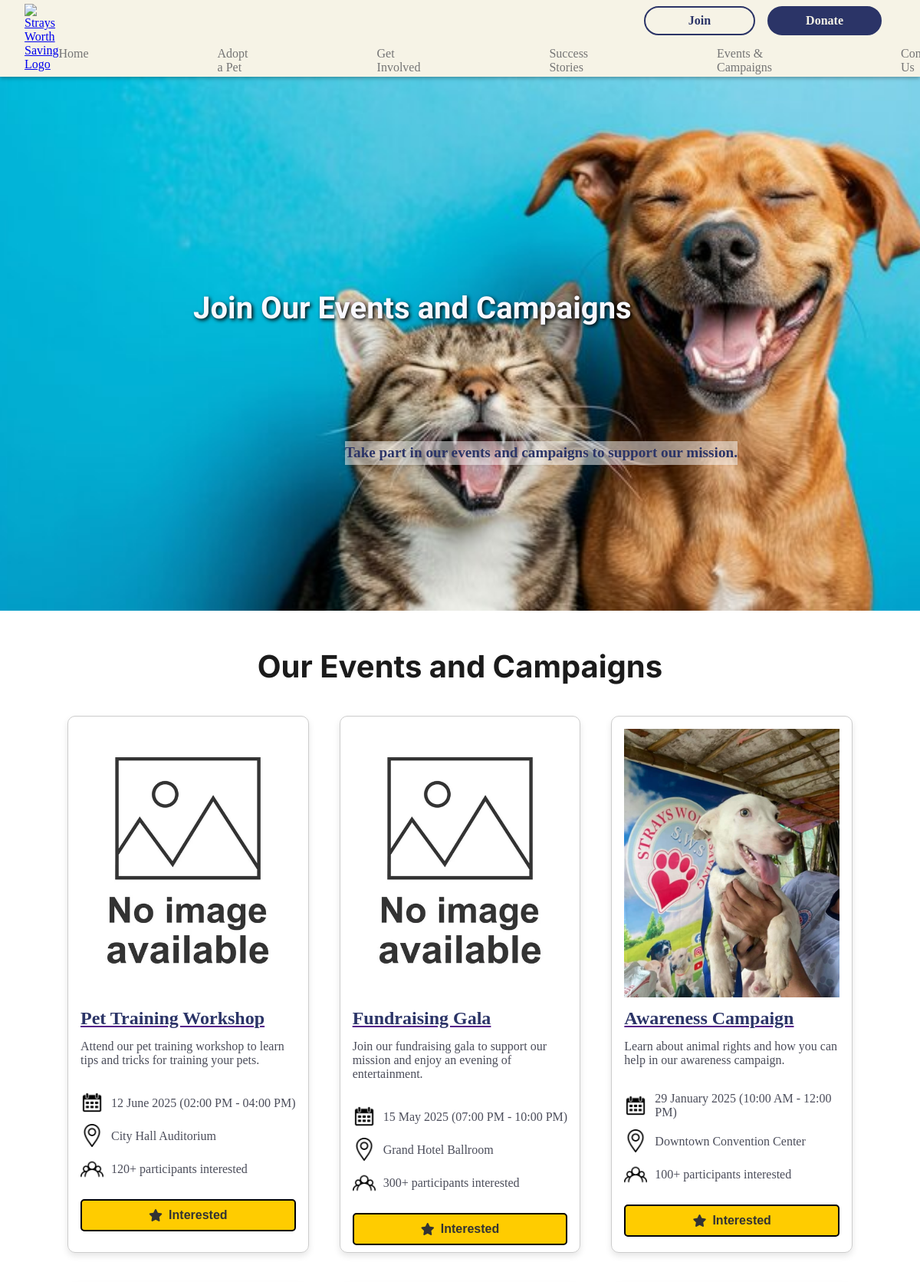
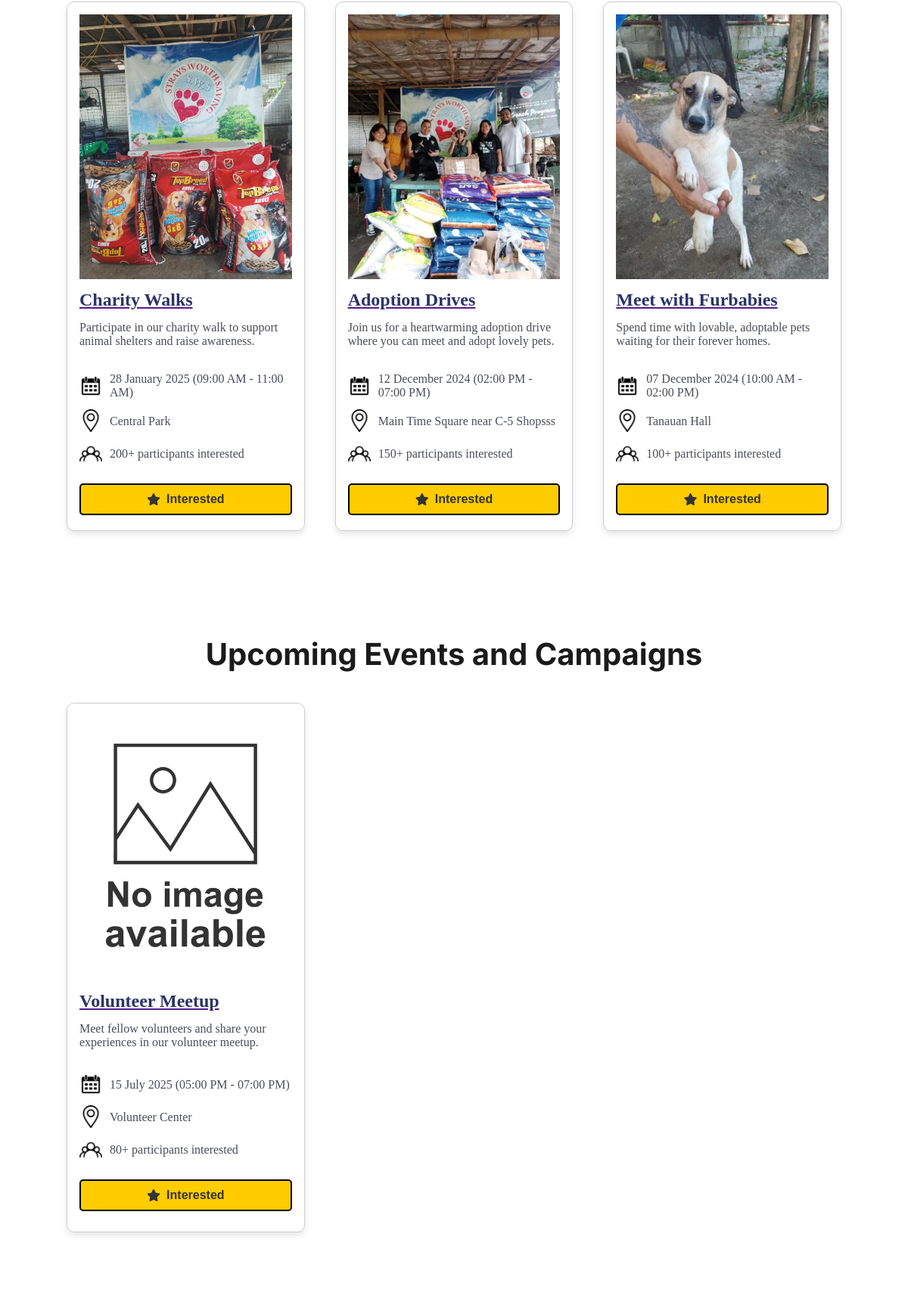
/events-campaign.php (upper part), run on the app's committed database (2 pictures, top to bottom).
### tables this page shows
CREATE TABLE `content_management` (
  `id` int(11) NOT NULL,
  `page` varchar(255) NOT NULL,
  `section` varchar(255) NOT NULL,
  `title` varchar(255) DEFAULT NULL,
  `content` text DEFAULT NULL,
  `image_path` varchar(255) DEFAULT NULL,
  `url` varchar(255) DEFAULT NULL
);

CREATE TABLE `events` (
  `id` int(11) NOT NULL,
  `title` varchar(255) NOT NULL,
  `description` text NOT NULL,
  `date` date NOT NULL,
  `start_time` time NOT NULL,
  `end_time` time NOT NULL,
  `location` varchar(255) NOT NULL,
  `participants` int(11) NOT NULL,
  `image_path` varchar(255) NOT NULL,
  `archived` tinyint(1) DEFAULT 0
);

### events-campaign.php (the view, shortened to what this page needs)
<?php
include './admin/db.php';
$current_date = date('Y-m-d');
$query_active = "SELECT * FROM events WHERE date >= '$current_date' ORDER BY date ASC";
$result_active = $conn->query($query_active);
$active_events = [];
while ($row = $result_active->fetch_assoc()) {
    $active_events[] = $row;
}
$query_archived = "SELECT * FROM events WHERE date < '$current_date' ORDER BY date DESC";
$result_archived = $conn->query($query_archived);
$archived_events = [];
while ($row = $result_archived->fetch_assoc()) {
    $archived_events[] = $row;
}
$query_banner = "SELECT * FROM content_management WHERE page = 'events' AND section = 'Events and Campaigns' LIMIT 1";
$result_banner = $conn->query($query_banner);
$banner_data = $result_banner->fetch_assoc();
?>
<!DOCTYPE html>
<html lang="en">
<head>
    <link rel="stylesheet" href="eventscampaign-styles.css">
</head>
<body>
    <header>
        <div class="header-btns">
            <div class="cta-btns">
                <a href="getinvolved.php#volunteer-section" class="join-btn">Join</a>
                <a href="getinvolved.php#donate-section" class="donate-btn">Donate</a>
            </div>
        </div>
        <div class="header-container">
            <div class="logo">
                <a href="homepage.php">
                    <img src="media2/logo1.png" alt="Strays Worth Saving Logo">
                </a>
            </div>
            <nav>
                <ul class="navbar">
                    <li><a href="homepage.php">Home</a></li>
                    <li><a href="adopt.php">Adopt a Pet</a></li>
                    <li><a href="getinvolved.php">Get Involved</a></li>
                    <li><a href="success-stories.php">Success Stories</a></li>
                    <li><a href="events-campaign.php">Events & Campaigns</a></li>
                    <li><a href="contact.html">Contact Us</a></li>
                </ul>
            </nav>
        </div>
    </header>
    <div class="main-column">
        <section class="eventcampaignbanner" style="background-image: url('admin/uploads/<?php echo htmlspecialchars($banner_data['image_path']); ?>');">
            <div class="banner-content">
                <h2 class="section-title"><?php echo htmlspecialchars($banner_data['title']); ?></h2>
                <p class="content preserve-format"><?php echo nl2br(htmlspecialchars($banner_data['content'])); ?></p>
            </div>
        </section>
        <section class="event-campaign-section">
            <div class="eventcamp-section">
                <div class="label-container">
                    <p class="sectionlabel">Our Events and Campaigns</p>
                </div>
                <div class="eventcamp-grid">
                    <?php foreach ($archived_events as $event): ?>
                        <div class="eventcamp-card">
                            <div class="eventcamp-content">
                                <img src="admin/uploads/<?= htmlspecialchars($event['image_path']) ?>" alt="<?= htmlspecialchars($event['title']) ?>" class="eventcamp-image" />
                                <a href="">
                                    <h2><?= htmlspecialchars($event['title']) ?></h2>
                                </a>
                                <p><?= nl2br(htmlspecialchars($event['description'])) ?></p> <br>
                                <div class="detail-container">
                                    <img src="media/calendar-icon.png" alt="Date" class="smolicons-image" />
                                    <p class="date-details"><?= htmlspecialchars(date('d F Y', strtotime($event['date']))) ?> (<?= htmlspecialchars(date('h:i A', strtotime($event['start_time']))) ?> - <?= htmlspecialchars(date('h:i A', strtotime($event['end_time']))) ?>)</p>
                                </div>
                                <div class="detail-container">
                                    <img src="media/pin-icon.png" alt="Location" class="smolicons-image" />
                                    <p class="location-details"><?= htmlspecialchars($event['location']) ?></p>
                                </div>
                                <div class="detail-container">
                                    <img src="media/participants-icon.png" alt="Participants" class="smolicons-image" />
                                    <p class="participants-details"><?= htmlspecialchars($event['participants']) ?>+ participants interested</p>
                                </div>
                                <button class="readmore-btn"> <i class="fa-solid fa-star"></i> Interested</button>
                            </div>
                        </div>
                    <?php endforeach; ?>
                </div>
            </div>
        </section>
        <section class="event-campaign-section">
            <div class="eventcamp-section">
                <div class="label-container">
                    <p class="sectionlabel">Upcoming Events and Campaigns</p>
                </div>
                <div class="eventcamp-grid">
                    <?php foreach ($active_events as $event): ?>
                        <div class="eventcamp-card">
                            <div class="eventcamp-content">
                                <img src="admin/uploads/<?= htmlspecialchars($event['image_path']) ?>" alt="<?= htmlspecialchars($event['title']) ?>" class="eventcamp-image" />
                                <a href="">
                                    <h2><?= htmlspecialchars($event['title']) ?></h2>
                                </a>
                                <p><?= nl2br(htmlspecialchars($event['description'])) ?></p> <br>
                                <div class="detail-container">
                                    <img src="media/calendar-icon.png" alt="Date" class="smolicons-image" />
                                    <p class="date-details"><?= htmlspecialchars(date('d F Y', strtotime($event['date']))) ?> (<?= htmlspecialchars(date('h:i A', strtotime($event['start_time']))) ?> - <?= htmlspecialchars(date('h:i A', strtotime($event['end_time']))) ?>)</p>
                                </div>
                                <div class="detail-container">
                                    <img src="media/pin-icon.png" alt="Location" class="smolicons-image" />
                                    <p class="location-details"><?= htmlspecialchars($event['location']) ?></p>
                                </div>
                                <div class="detail-container">
                                    <img src="media/participants-icon.png" alt="Participants" class="smolicons-image" />
                                    <p class="participants-details"><?= htmlspecialchars($event['participants']) ?>+ participants interested</p>
                                </div>
                                <button class="readmore-btn" data-event-id="<?= htmlspecialchars($event['id']) ?>">
                                    <i class="fa-solid fa-star"></i> Interested
                                </button>
                            </div>
                        </div>
                    <?php endforeach; ?>
                </div>
            </div>
        </section>
    </div>
</body>
</html>

### eventscampaign-styles.css (style rules this page uses)
* { margin: 0; padding: 0; box-sizing: border-box; }
body { padding-top: 100px; background-image: url('media2/background-light-section.png'); background-size: cover; background-position: center; }
header { position: fixed; height: 100px; width: 100%; background-color: #F6F3E6; box-shadow: 0px 2px 5px rgba(0, 0, 0, 0.3); top: 0; z-index: 1000; }
.header-btns { display: flex; justify-content: flex-end; padding: 0.5rem 2rem; }
.header-container { height: 50px; max-width: 100%; margin: 0 auto; display: flex; justify-content: space-between; align-items: center; padding: 1rem 2rem; }
.logo img { width: 70px; padding-bottom: 60px; }
.navbar { list-style: none; display: flex; gap: 10.5rem; margin-right: 15px; }
.navbar li a { text-decoration: none; color: #757575; font-weight: 500; }
.cta-btns { display: flex; gap: 1rem; margin-right: 18px; }
.join-btn { text-decoration: none; font-weight: bold; padding: 0.5rem 3.5rem; border-radius: 25px; text-align: center; border: 2px solid #2B3467; color: #2B3467; background-color: transparent; }
.donate-btn { text-decoration: none; font-weight: bold; padding: 0.5rem 3rem; border-radius: 25px; text-align: center; border: 2px solid #2B3467; color: #F6F3E6; background-color: #2B3467; }
.eventcampaignbanner { padding-top: 100px; position: relative; height: 87vh; background-size: cover !important; background-position: center !important; display: flex; justify-content: baseline; align-items: center; color: #F6F3E6; text-align: center; }
.banner-content { align-items: center; border-radius: 10px; max-width: 1500px; height: 30vh; margin-left: 50px; }
.banner-content h2 { font-size: 2.5rem; font-weight: bold; margin-bottom: 1rem; text-shadow: 2px 2px 5px #000; }
.banner-content p { margin-top: 150px; margin-left: 400px; margin-bottom: 1.5rem; font-size: 1.2rem; font-weight: bold; line-height: 1.6; color: #2B3467; background-color: rgba(255, 255, 255, 0.5); }
.section-title { color: #F8F8FF; font-family: 'Satisfy'; font-size: 4rem; font-weight: 300; margin-bottom: 27%; margin-left: 7%; }
.event-campaign-section { padding: 3rem; background-color: transparent; text-align: center; padding-bottom: 90px; }
.eventcamp-section { display: flex; justify-content: center; align-items: center; flex-wrap: wrap; margin: 0 auto; flex-direction: column; gap: 40px; max-width: 1500px; padding: 0 20px; }
.label-container { display: flex; align-items: center; gap: 10px; justify-content: flex-start; }
.sectionlabel { color: #1b1b1b; font-size: 40px; font-family: Inter; font-weight: bold; margin: 0; }
.eventcamp-grid { display: grid; grid-template-columns: repeat(3, 2fr); gap: 40px; max-width: 1500px; margin: 0 auto; padding: 0 20px; }
.eventcamp-card { width: 100%; height: 700px; overflow: hidden; border: 1px solid #ccc; border-radius: 10px; box-shadow: 0 4px 8px rgba(0, 0, 0, 0.1); display: flex; flex-direction: column; text-decoration: none; }
.eventcamp-content { padding: 1rem; text-align: left; }
.eventcamp-image { width: 100%; height: 350px; object-fit: cover; }
.eventcamp-content h2 { margin: 0; margin-top: 10px; margin-bottom: 0.5rem; color: #2B3467; }
.eventcamp-content p { font-size: 1rem; color: #4b4d5a; margin: 0; margin-top: 14px; }
.eventcamp-content a { text-decoration: underline; }
.detail-container { display: flex; align-items: center; gap: 10px; }
.date-details { display: flex; margin: 0; }
.smolicons-image { margin: 0; margin-top: 13px; height: 30px; width: 30px; }
.readmore-btn { display: inline-flex; align-items: center; justify-content: center; gap: 8px; padding: 10px 20px; background-color: #ffcc00; color: #333; border: 2px solid #000000; border-radius: 5px; font-size: 16px; font-weight: bold; cursor: pointer; transition: transform 0.3s ease, background-color 0.3s ease, color 0.3s ease; margin-top: 25px; width: 100%; }

### data on the page
content_management: image_path (picture), title "Join Our Events and Campaigns", content "Take part in our events and campaigns to support our mission."
events: image_path (picture), title "Pet Training Workshop", description "Attend our pet training workshop to learn tips and tricks for training your pets.", date "12 June 2025", start_time "02:00 PM", end_time "04:00 PM", location "City Hall Auditorium", participants "120"
events: image_path (picture), title "Fundraising Gala", description "Join our fundraising gala to support our mission and enjoy an evening of entertainment.", date "15 May 2025", start_time "07:00 PM", end_time "10:00 PM", location "Grand Hotel Ballroom", participants "300"
events: image_path (picture), title "Awareness Campaign", description "Learn about animal rights and how you can help in our awareness campaign.", date "29 January 2025", start_time "10:00 AM", end_time "12:00 PM", location "Downtown Convention Center", participants "100"
events: image_path (picture), title "Charity Walks", description "Participate in our charity walk to support animal shelters and raise awareness.", date "28 January 2025", start_time "09:00 AM", end_time "11:00 AM", location "Central Park", participants "200"
events: image_path (picture), title "Adoption Drives", description "Join us for a heartwarming adoption drive where you can meet and adopt lovely pets.", date "12 December 2024", start_time "02:00 PM", end_time "07:00 PM", location "Main Time Square near C-5 Shopsss", participants "150"
events: image_path (picture), title "Meet with Furbabies", description "Spend time with lovable, adoptable pets waiting for their forever homes.", date "07 December 2024", start_time "10:00 AM", end_time "02:00 PM", location "Tanauan Hall", participants "100"
events: image_path (picture), title "Volunteer Meetup", description "Meet fellow volunteers and share your experiences in our volunteer meetup.", date "15 July 2025", start_time "05:00 PM", end_time "07:00 PM", location "Volunteer Center", participants "80"
